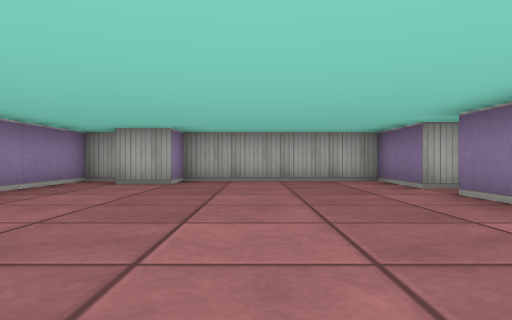
[1] (above)

13 first-person views from a walk through a cub3D level. The camera is about half as high as the walls, looks level and sees 70° across. The floor is counted in squares. Each view is taken from the middle of a square. On the plan, view 1 faces up. The plan holds only what a view shows up to about 9 squares ahead; the rest is blank.

[2]
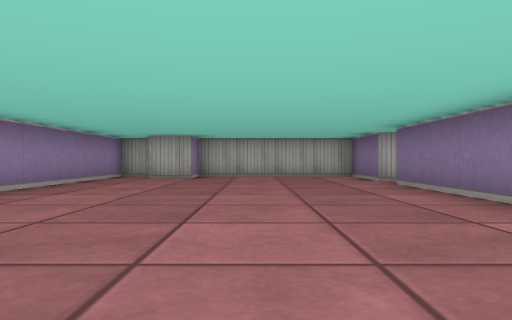

[3]
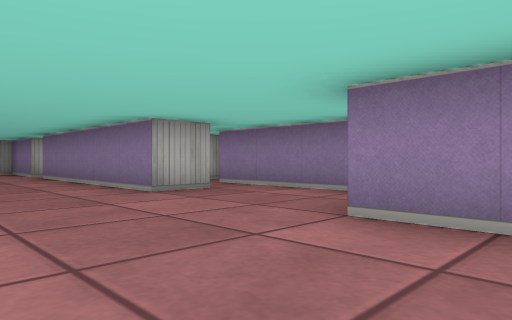

[4]
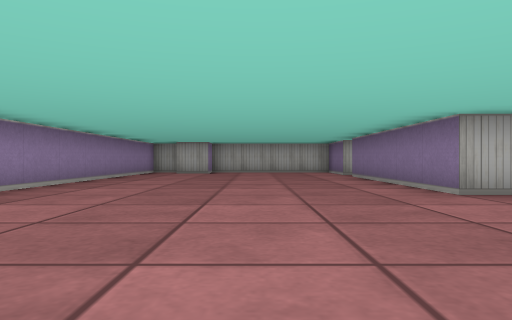

[5]
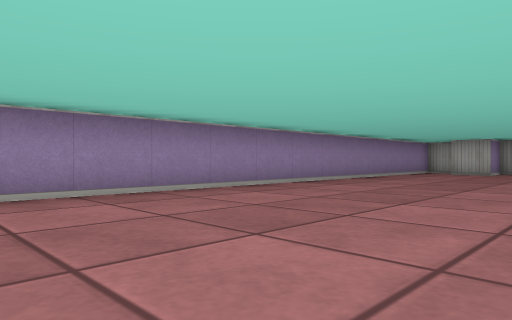

[6]
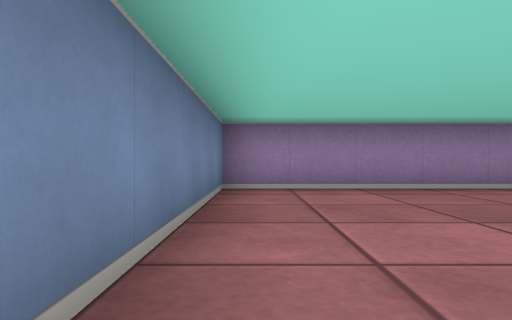

[7]
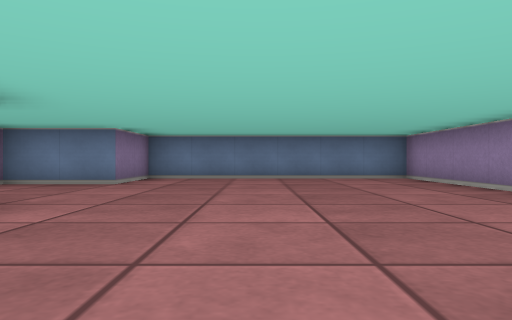

[8]
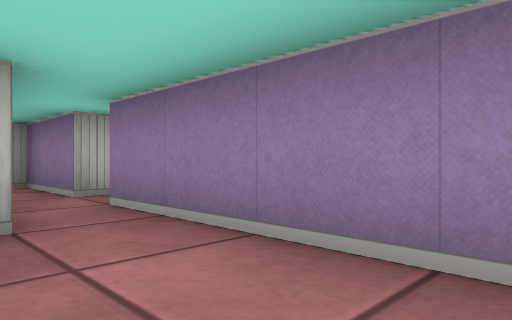

[9]
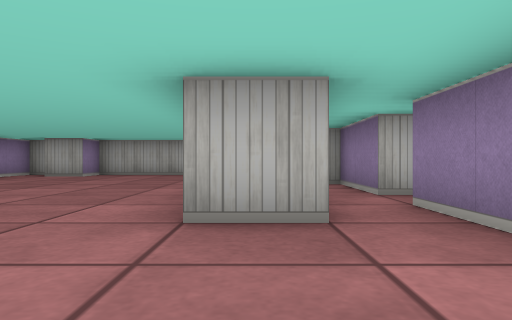

[10]
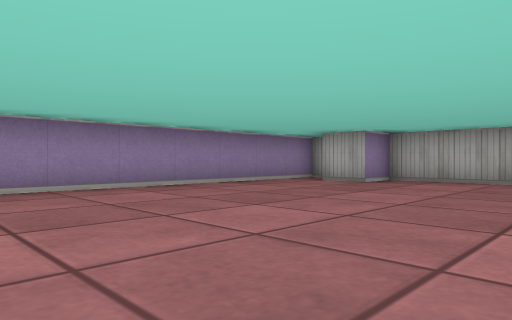

[11]
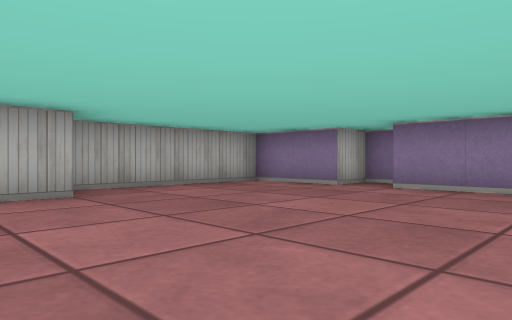

[12]
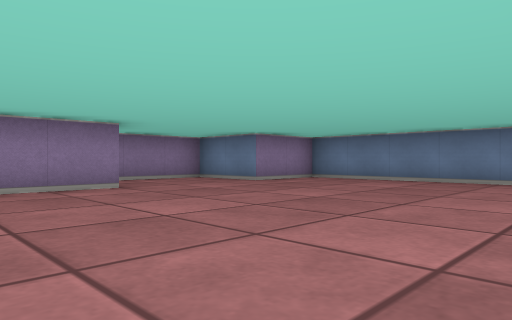

[13]
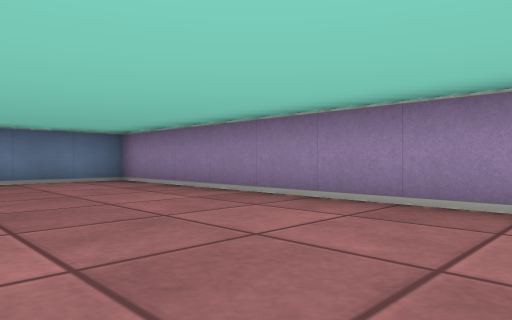

### Floor plan
Points are (right, up) in squares from view 1. A wall is a line through its corners. A room is listed if a view was taken in it or the views show most of it. See-through windows are left out.
Room 1 (views 1, 2, 3, 4, 5, 6, 7, 8, 9, 10, 11, 12, 13)
walls: (3.6, -0.5) (2.5, -0.5) (2.5, 4.5); (3.5, 4.9) (3.5, 5.5) (2.5, 5.5) (2.5, 7.5) (-1.5, 7.5) (-1.5, 6.5) (-2.5, 6.5); (-2.9, 7.5) (-3.5, 7.5) (-3.5, -5.5) (2.5, -5.5) (2.5, -3.5) (4.5, -3.5) (4.5, 0.5)
ways out: opening at (4, 0)

Positions as (right, up) in squares from view 1, and headings:
1: (0, 0), facing up
2: (0, -2), facing up
3: (0, -5), facing up-right
4: (0, -5), facing up
5: (1, -5), facing up-left
6: (2, -5), facing left
7: (0, 3), facing down
8: (3, -3), facing up-right
9: (3, -3), facing up
10: (2, 0), facing up-left
11: (-3, 2), facing up-right
12: (-3, 2), facing down-right
13: (0, 2), facing down-left
